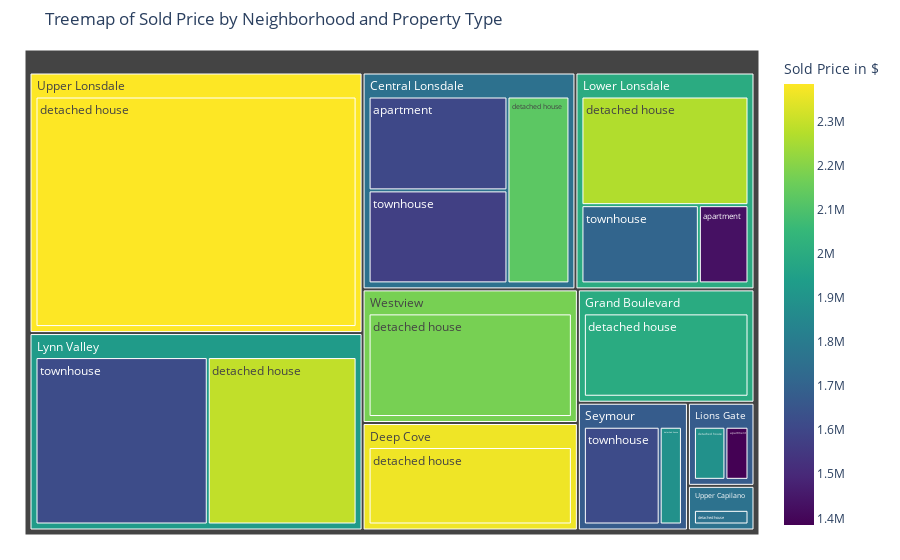
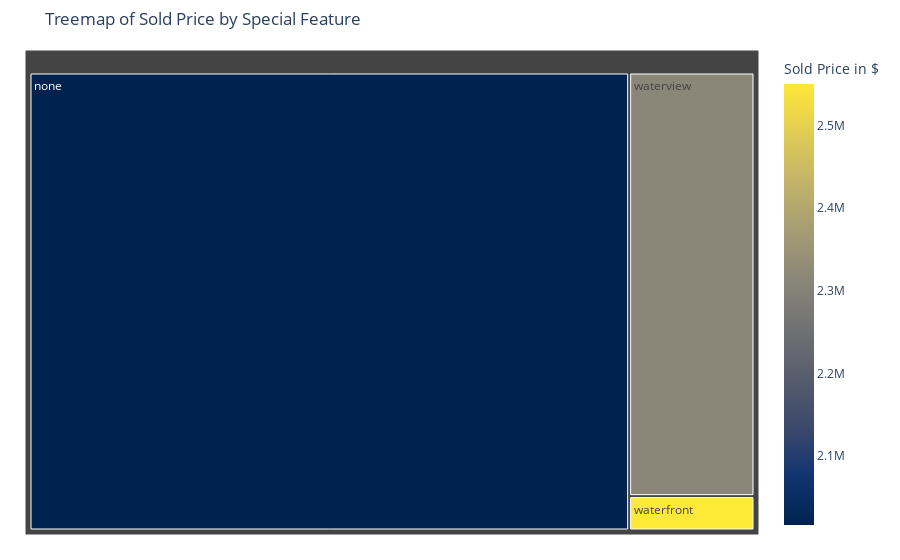
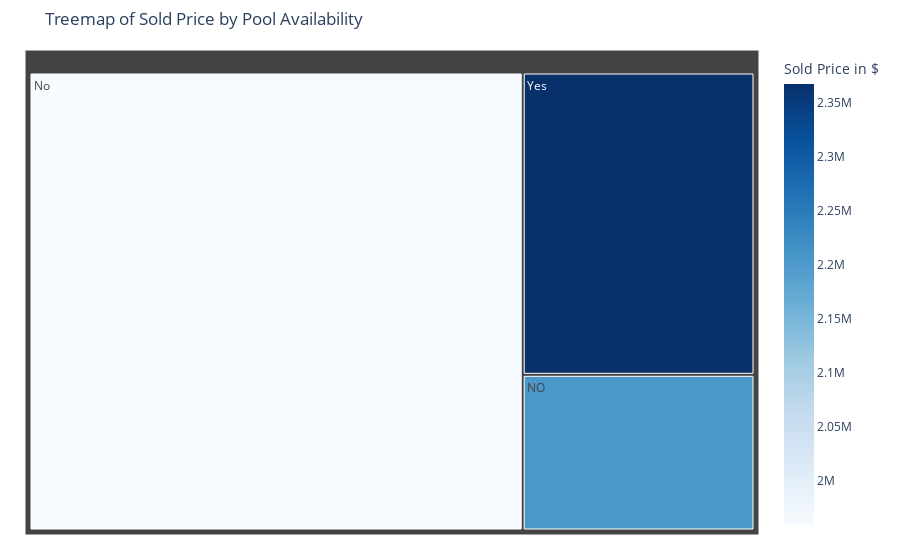

Notebook cell for these charts, in order:
### Code cell
#2 #Treemap for Sold Price by Neighborhood
fig_neighborhood = px.treemap(
    data,
    path=['Neighbrhood', 'Property Type'],
    values='Sold Price in $',  
    color='Sold Price in $',  #Color represents sold price
    color_continuous_scale='Viridis',  
    title='Treemap of Sold Price by Neighborhood and Property Type'
)
fig_neighborhood.update_layout(margin=dict(t=50, l=25, r=25, b=25))  
fig_neighborhood.show()

#Treemap for Sold Price by Special Feature
fig_special_feature = px.treemap(
    data,
    path=['special feature'],  
    values='Sold Price in $', 
    color='Sold Price in $',  
    color_continuous_scale='Cividis',  
    title='Treemap of Sold Price by Special Feature'
)
fig_special_feature.update_layout(margin=dict(t=50, l=25, r=25, b=25))  
fig_special_feature.show()

#Treemap for Sold Price by Pool Availability
fig_pool = px.treemap(
    data,
    path=['Pool'],
    values='Sold Price in $',  
    color='Sold Price in $',  
    color_continuous_scale='Blues', 
    title='Treemap of Sold Price by Pool Availability'
)
fig_pool.update_layout(margin=dict(t=50, l=25, r=25, b=25))
fig_pool.show()

### Figure 1 — Plotly figure (JSON) as saved in the notebook; plotly's stock layout.template omitted (floating-point values rounded to 4 significant figures)
{"data": [{"branchvalues": "total", "customdata": [[1603000.0], [1385000], [1430000], [2127000.0], [2363000.0], [1996000.0], [1890000], [2268000.0], [2292000.0], [1890000], [1760000], [2385000.0], [2176000.0], [1575000.0], [1707000.0], [1618000.0], [1613000.0], [1755000.0], [2363000.0], [1996000.0], [1676000.0], [1999000.0], [1930000.0], [1676000.0], [1760000], [2385000.0], [2176000.0]], "domain": {"x": [0, 1], "y": [0, 1]}, "hovertemplate": "labels=%{label}<br>Sold Price in $_sum=%{value}<br>parent=%{parent}<br>id=%{id}<br>Sold Price in $=%{color}<extra></extra>", "ids": ["Central Lonsdale /apartment", "Lions Gate/apartment", "Lower Lonsdale/apartment", "Central Lonsdale /detached house", "Deep Cove/detached house", "Grand Boulevard/detached house", "Lions Gate/detached house", "Lower Lonsdale/detached house", "Lynn Valley/detached house", "Seymour/detached house", "Upper Capilano/detached house", "Upper Lonsdale/detached house", "Westview/detached house", "Central Lonsdale /townhouse", "Lower Lonsdale/townhouse", "Lynn Valley/townhouse", "Seymour/townhouse", "Central Lonsdale ", "Deep Cove", "Grand Boulevard", "Lions Gate", "Lower Lonsdale", "Lynn Valley", "Seymour", "Upper Capilano", "Upper Lonsdale", "Westview"], "labels": ["apartment", "apartment", "apartment", "detached house", "detached house", "detached house", "detached house", "detached house", "detached house", "detached house", "detached house", "detached house", "detached house", "townhouse", "townhouse", "townhouse", "townhouse", "Central Lonsdale ", "Deep Cove", "Grand Boulevard", "Lions Gate", "Lower Lonsdale", "Lynn Valley", "Seymour", "Upper Capilano", "Upper Lonsdale", "Westview"], "marker": {"coloraxis": "coloraxis", "colors": [1603000.0, 1385000, 1430000, 2127000.0, 2363000.0, 1996000.0, 1890000, 2268000.0, 2292000.0, 1890000, 1760000, 2385000.0, 2176000.0, 1575000.0, 1707000.0, 1618000.0, 1613000.0, 1755000.0, 2363000.0, 1996000.0, 1676000.0, 1999000.0, 1930000.0, 1676000.0, 1760000, 2385000.0, 2176000.0]}, "name": "", "parents": ["Central Lonsdale ", "Lions Gate", "Lower Lonsdale", "Central Lonsdale ", "Deep Cove", "Grand Boulevard", "Lions Gate", "Lower Lonsdale", "Lynn Valley", "Seymour", "Upper Capilano", "Upper Lonsdale", "Westview", "Central Lonsdale ", "Lower Lonsdale", "Lynn Valley", "Seymour", "", "", "", "", "", "", "", "", "", ""], "type": "treemap", "values": [9495000, 1385000, 2860000, 8433333, 13700000, 11855000, 1890000, 13370000, 18045714, 1890000, 1760000, 51385000, 17035000, 9405000, 6763000, 20890000, 6435000, 27333333, 13700000, 11855000, 3275000, 22993000, 38935714, 8325000, 1760000, 51385000, 17035000]}], "layout": {"autosize": true, "coloraxis": {"colorbar": {"title": {"text": "Sold Price in $"}}, "colorscale": [[0, "#440154"], [0.1111, "#482878"], [0.2222, "#3e4989"], [0.3333, "#31688e"], [0.4444, "#26828e"], [0.5556, "#1f9e89"], [0.6667, "#35b779"], [0.7778, "#6ece58"], [0.8889, "#b5de2b"], [1, "#fde725"]]}, "legend": {"tracegroupgap": 0}, "margin": {"b": 25, "l": 25, "r": 25, "t": 50}, "title": {"text": "Treemap of Sold Price by Neighborhood and Property Type"}}}

### Figure 2 — Plotly figure (JSON) as saved in the notebook; plotly's stock layout.template omitted (floating-point values rounded to 4 significant figures)
{"data": [{"branchvalues": "total", "customdata": [[2017000.0], [2550000], [2316000.0]], "domain": {"x": [0, 1], "y": [0, 1]}, "hovertemplate": "labels=%{label}<br>Sold Price in $_sum=%{value}<br>parent=%{parent}<br>id=%{id}<br>Sold Price in $=%{color}<extra></extra>", "ids": ["none", "waterfront", "waterview"], "labels": ["none", "waterfront", "waterview"], "marker": {"coloraxis": "coloraxis", "colors": [2017000.0, 2550000, 2316000.0]}, "name": "", "parents": ["", "", ""], "type": "treemap", "values": [162607047, 2550000, 31440000]}], "layout": {"autosize": true, "coloraxis": {"colorbar": {"title": {"text": "Sold Price in $"}}, "colorscale": [[0, "#00224e"], [0.1111, "#123570"], [0.2222, "#3b496c"], [0.3333, "#575d6d"], [0.4444, "#707173"], [0.5556, "#8a8678"], [0.6667, "#a59c74"], [0.7778, "#c3b369"], [0.8889, "#e1cc55"], [1, "#fee838"]]}, "legend": {"tracegroupgap": 0}, "margin": {"b": 25, "l": 25, "r": 25, "t": 50}, "title": {"text": "Treemap of Sold Price by Special Feature"}}}

### Figure 3 — Plotly figure (JSON) as saved in the notebook; plotly's stock layout.template omitted (floating-point values rounded to 4 significant figures)
{"data": [{"branchvalues": "total", "customdata": [[2203000.0], [1959000.0], [2367000.0]], "domain": {"x": [0, 1], "y": [0, 1]}, "hovertemplate": "labels=%{label}<br>Sold Price in $_sum=%{value}<br>parent=%{parent}<br>id=%{id}<br>Sold Price in $=%{color}<extra></extra>", "ids": ["NO", "No", "Yes"], "labels": ["NO", "No", "Yes"], "marker": {"coloraxis": "coloraxis", "colors": [2203000.0, 1959000.0, 2367000.0]}, "name": "", "parents": ["", "", ""], "type": "treemap", "values": [21365000, 133742047, 41490000]}], "layout": {"autosize": true, "coloraxis": {"colorbar": {"title": {"text": "Sold Price in $"}}, "colorscale": [[0, "rgb(247,251,255)"], [0.125, "rgb(222,235,247)"], [0.25, "rgb(198,219,239)"], [0.375, "rgb(158,202,225)"], [0.5, "rgb(107,174,214)"], [0.625, "rgb(66,146,198)"], [0.75, "rgb(33,113,181)"], [0.875, "rgb(8,81,156)"], [1, "rgb(8,48,107)"]]}, "legend": {"tracegroupgap": 0}, "margin": {"b": 25, "l": 25, "r": 25, "t": 50}, "title": {"text": "Treemap of Sold Price by Pool Availability"}}}
